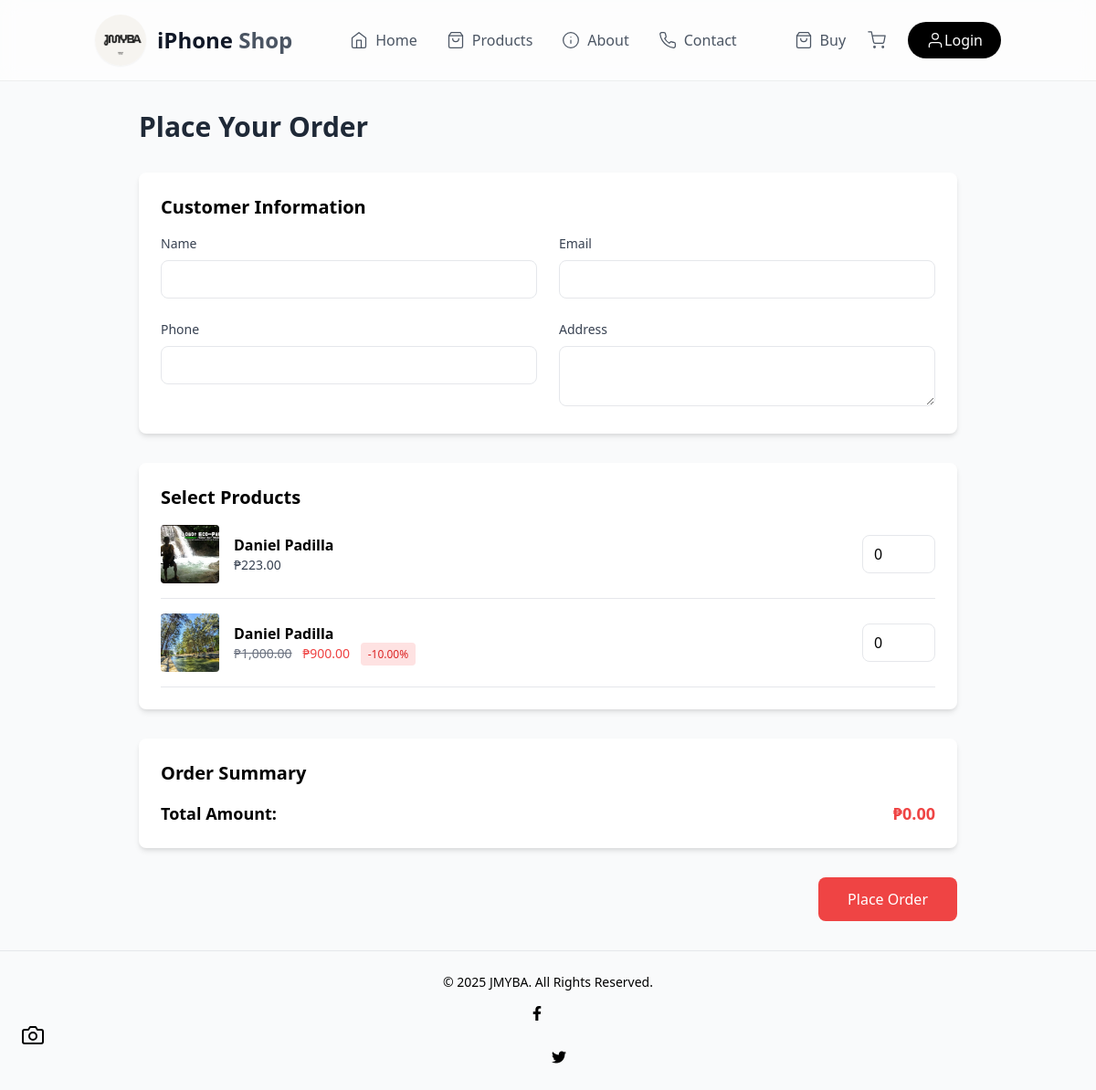
Page /order-form.php on the committed database.
### tables this page shows
CREATE TABLE `products` (
  `product_id` int(11) NOT NULL,
  `product_name` varchar(255) NOT NULL,
  `price` decimal(10,2) NOT NULL,
  `description` text DEFAULT NULL,
  `image` varchar(255) DEFAULT NULL,
  `discount` decimal(5,2) DEFAULT NULL,
  `created_at` timestamp NOT NULL DEFAULT current_timestamp(),
  `updated_at` timestamp NOT NULL DEFAULT current_timestamp() ON UPDATE current_timestamp(),
  `status` enum('available','not_available') NOT NULL DEFAULT 'available'
);

### order-form.php (the view, shortened to what this page needs)
<?php
include 'conn.php';
$sql = "SELECT * FROM products WHERE status = 'available'";
$result = $conn->query($sql);
?>
<!DOCTYPE html>
<html lang="en">
<head>
    <link href="https://cdn.jsdelivr.net/npm/tailwindcss@2.2.19/dist/tailwind.min.css" rel="stylesheet">
    <link rel="stylesheet" href="https://cdnjs.cloudflare.com/ajax/libs/font-awesome/6.0.0-beta3/css/all.min.css">
</head>
<body class="bg-gray-50">
    <?php include 'nav.php'; ?>
    <div class="container mx-auto px-4 py-8">
        <div class="max-w-4xl mx-auto">
            <h1 class="text-3xl font-bold text-gray-800 mb-8">Place Your Order</h1>
            <form id="orderForm" class="space-y-8">
                <div class="bg-white p-6 rounded-lg shadow-md">
                    <h2 class="text-xl font-semibold mb-4">Customer Information</h2>
                    <div class="grid grid-cols-1 md:grid-cols-2 gap-6">
                        <div>
                            <label class="block text-sm font-medium text-gray-700 mb-2">Name</label>
                            <input type="text" name="name" required
                                class="w-full px-4 py-2 border rounded-lg focus:ring-2 focus:ring-red-500 focus:border-transparent">
                        </div>
                        <div>
                            <label class="block text-sm font-medium text-gray-700 mb-2">Email</label>
                            <input type="email" name="email" required
                                class="w-full px-4 py-2 border rounded-lg focus:ring-2 focus:ring-red-500 focus:border-transparent">
                        </div>
                        <div>
                            <label class="block text-sm font-medium text-gray-700 mb-2">Phone</label>
                            <input type="tel" name="phone" required
                                class="w-full px-4 py-2 border rounded-lg focus:ring-2 focus:ring-red-500 focus:border-transparent">
                        </div>
                        <div>
                            <label class="block text-sm font-medium text-gray-700 mb-2">Address</label>
                            <textarea name="address" required rows="2"
                                class="w-full px-4 py-2 border rounded-lg focus:ring-2 focus:ring-red-500 focus:border-transparent"></textarea>
                        </div>
                    </div>
                </div>
                <div class="bg-white p-6 rounded-lg shadow-md">
                    <h2 class="text-xl font-semibold mb-4">Select Products</h2>
                    <div class="space-y-4">
                        <?php while ($product = $result->fetch_assoc()):
                            $price = $product['price'];
                            if (!is_null($product['discount']) && $product['discount'] > 0) {
                                $discount_amount = $price * ($product['discount'] / 100);
                                $final_price = $price - $discount_amount;
                            } else {
                                $final_price = $price;
                            }
                        ?>
                            <div class="flex items-center border-b pb-4">
                                <img src="products/<?php echo htmlspecialchars($product['image']); ?>"
                                     alt="<?php echo htmlspecialchars($product['product_name']); ?>"
                                     class="w-16 h-16 object-cover rounded">
                                <div class="ml-4 flex-grow">
                                    <h3 class="font-semibold"><?php echo htmlspecialchars($product['product_name']); ?></h3>
                                    <div class="text-sm">
                                        <?php if (!is_null($product['discount']) && $product['discount'] > 0): ?>
                                            <span class="text-gray-500 line-through">₱<?php echo number_format($price, 2); ?></span>
                                            <span class="text-red-500 ml-2">₱<?php echo number_format($final_price, 2); ?></span>
                                            <span class="bg-red-100 text-red-600 px-2 py-1 rounded text-xs ml-2">-<?php echo $product['discount']; ?>%</span>
                                        <?php else: ?>
                                            <span class="text-gray-700">₱<?php echo number_format($price, 2); ?></span>
                                        <?php endif; ?>
                                    </div>
                                </div>
                                <div class="ml-4">
                                    <input type="number" name="quantity[<?php echo $product['product_id']; ?>]"
                                           min="0" value="0"
                                           class="w-20 px-3 py-2 border rounded-lg"
                                           onchange="updateTotal()">
                                </div>
                            </div>
                        <?php endwhile; ?>
                    </div>
                </div>
                <div class="bg-white p-6 rounded-lg shadow-md">
                    <h2 class="text-xl font-semibold mb-4">Order Summary</h2>
                    <div class="flex justify-between items-center text-lg font-semibold">
                        <span>Total Amount:</span>
                        <span id="totalAmount" class="text-red-500">₱0.00</span>
                    </div>
                </div>
                <div class="flex justify-end">
                    <button type="submit"
                        class="bg-red-500 text-white px-8 py-3 rounded-lg hover:bg-red-600 transition-colors">
                        Place Order
                    </button>
                </div>
            </form>
        </div>
    </div>
    <?php include 'footer.php'; ?>
</body>
</html>

### rows in the picture
products: image (picture), product_name "Daniel Padilla", price "223.00"
products: image (picture), product_name "Daniel Padilla", price "1,000.00", final_price "900.00", discount "10.00"
